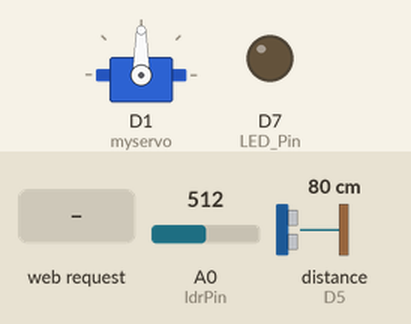
Bench run of a sketch on a simulated ESP8266 (NodeMCU). On the bench: servo, output pins drawn as LEDs (lit = HIGH). Inputs (shaded band) come from the test bench; at power-on: A0 (ldrPin) = 512, distance to the obstacle (sensor on D5) 80 cm. The echo pulse lasts 58.3 µs per cm; WiFi joins after 1.5 s; servers stay silent unless stated; uploads are accepted with an empty reply; pins used as bus, display or sensor lines are not drawn; what the sketch prints to the serial monitor is not drawn.

Above: at 0.1 s.
At 2.7 s:
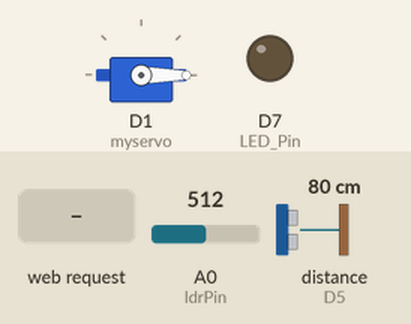
2.8 s: HTTP request GET /getValues received
At 4.0 s:
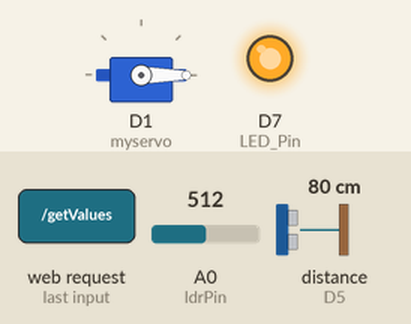
4.3 s: HTTP request GET /FeedOn received
Timing chart, 0 to 7.3 s (numbered marks = the images above; inputs shaded):
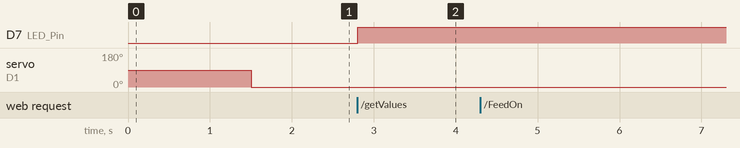

The sketch:

smart_feeder.ino
```cpp
#include <ESP8266WiFi.h>
#include <Servo.h>
#include "webPage.h"
#include <ESP8266HTTPClient.h>


char ssid[] = "Omid";
char pass[] = "oM1234567890";
WiFiServer server(80);

const char* serverAddress = "192.168.170.148";
const int serverPort = 3000;
const String apiEndpoint = "/email?to=omiddeldar.om@gmail.com&storage=";
const long intervalMail = 24 * 60 * 60 * 1000;
unsigned long previousMillis = 0;
bool sendEmail = true;
int trig = D6;
int echo = D5;
float duration, distance;
int charge;
String request = "";
int LED_Pin = 13;
const int ldrPin = A0;
int ldrValue = 0;
Servo myservo;
int manualFeed = 0;
int appFeed = 0;
int boulStatus = 0;
unsigned long previousFeed = 0;
unsigned long feedTiming = 60000;
unsigned long startTime;
int countTimer = 1;
const int interval = 1000;
void setup() {
  pinMode(LED_Pin, OUTPUT);
  myservo.attach(D1);
  Serial.begin(115200);
  Serial.println();
  Serial.println("Serial started at 115200");
  Serial.println("SMART_FEEDER_AUTOMATION");
  Serial.println();
  pinMode(trig, OUTPUT);
  pinMode(echo, INPUT);
  // Connect to a WiFi network
  Serial.print(F("Connecting to "));
  Serial.println(ssid);
  WiFi.begin(ssid, pass);

  while (WiFi.status() != WL_CONNECTED) {
    Serial.print(".");
    delay(500);
  }

  Serial.println("");
  Serial.println(F("[CONNECTED]"));
  Serial.print("[IP ");
  Serial.print(WiFi.localIP());
  Serial.println("]");
  startTime = millis();

  // start a server
  server.begin();
  Serial.println("Server started");


}  // void setup()

// send warning email for storage
void SendWarningEmail() {
  if (sendEmail) {
    sendEmail = false;
    HTTPClient http;
    String url = "http://" + String(serverAddress) + ":" + String(serverPort) + apiEndpoint + charge;
    WiFiClient client;

    http.begin(client, url);

    int httpResponseCode = http.GET();
    if (httpResponseCode > 0) {
      String payload = http.getString();
      Serial.println("HTTP Response code: " + String(httpResponseCode));
      Serial.println("Response payload: " + payload);
    } else {
      Serial.println("HTTP Request failed");
    }

    http.end();
  }
}

// measure the distance in storage
void ultrasonic() {
  digitalWrite(trig, LOW);
  delayMicroseconds(2);
  digitalWrite(trig, HIGH);
  delayMicroseconds(10);
  digitalWrite(trig, LOW);
  duration = pulseIn(echo, HIGH);
  distance = duration * 0.0343 / 2;
  charge = 100 - ((distance * 100) / 20);
  if (charge < 0) {
    charge = 0;
  }
  if (charge < 20) {
    digitalWrite(LED_Pin, HIGH);
    SendWarningEmail();
  } else {
    digitalWrite(LED_Pin, LOW);
  }
  Serial.print("distance: ");
  Serial.println(distance);
}

// check the boul status(empty or full)
void boul() {
  ldrValue = analogRead(ldrPin);
  Serial.print("ldr Value: ");
  Serial.println(ldrValue);
  if (ldrValue > 400) {
    boulStatus = 0;
  } else {
    boulStatus = 1;
  }
}

// open the gate using sg90
void feed() {
  if (boulStatus == 0) {
    if (charge != 0) {
      myservo.write(180);
      // digitalWrite(LED_Pin, HIGH);
      delay(2000);
      myservo.write(0);
      // digitalWrite(LED_Pin, LOW);
    }
  } else {
  }
}


// send data to web every 5 second
void sendValues(WiFiClient client) {
  client.print(header);
  client.print(manualFeed);
  client.print("|");
  client.print(charge);
  client.print("|");
  if (boulStatus == 0) {
    client.print("Empty!");
  } else {
    client.print("Not empty!");
  }
  client.print("|");
  client.print(appFeed);
  client.print("|");
  client.print(countTimer);
  Serial.println("data sent");
}


void loop() {

  unsigned long currentMillis = millis();
  myservo.write(0);
  unsigned long warningMillis = millis();
  //check if its 24 hours
  if (warningMillis - previousMillis >= intervalMail) {
    sendEmail = true;
  }

  // Check if its time to feed
  if (currentMillis - startTime >= interval) {
    startTime = currentMillis;


    countTimer = (countTimer % 60) + 1;
  }
  if (countTimer == 60) {

    previousFeed = currentMillis;
    ultrasonic();
    boul();
    delay(500);
    feed();
    appFeed += 1;
  }

  // Check if a client has connected
  WiFiClient client = server.available();
  if (!client) { return; }

  // Read the first line of the request
  request = client.readStringUntil('\r');

  Serial.print("request: ");
  Serial.println(request);

  // request from web
  if (request.indexOf("getValues") > 0) {
    ultrasonic();
    boul();
    sendValues(client);
  } else if (request.indexOf("FeedOn") > 0) {
    ultrasonic();
    boul();
    if (boulStatus == 0 && charge != 0) {
      manualFeed += 1;
      feed();
      countTimer = 1;
    }
    sendValues(client);

  } else {

    client.flush();
    client.print(header);
    client.print(html_1);

    delay(5);
  }


}  // void loop()
```

webpage.h
```cpp
String header = "HTTP/1.1 200 OK\r\nContent-Type: text/html\r\n\r\n";

String html_1 = R"=====(
<!DOCTYPE html>
<html>
 <head>
 <meta name='viewport' content='width=device-width, initial-scale=1.0'/>
 <meta charset='utf-8'>
 <style>
  body {font-size:140%; background-color: #374453;}
  #main {display: table; margin: auto;  padding: 10px 100px 0 100px;   border-style: solid;
  border-color: #bfc7d1;}

  canvas {margin: 0px 0px 0px 30px; background-color: #ffffff;}
  #FEED_button { padding:10px 10px 10px 10px; width:100%;  background-color: #007400; font-size: 120%;}
  h2 ,h1{text-align:center; margin: 10px 0px 10px 0px;}
  p { text-align:center; margin: 5px 0px 10px 0px; font-size: 120%;}
  #time_P { margin: 10px 0px 15px 0px;}
 </style>

<script>
   function updateTime()
  {
       var d = new Date();
       var t = "";
       t = d.toLocaleTimeString();
       document.getElementById('P_time').innerHTML = t;
  }
   function updateWeb()
  {
       ajaxLoad('getValues');
  }

   function switchFeed()
  {
       var button_text = document.getElementById("FEED_button").value;
       document.getElementById("FEED_button").value = "Feeding...";
       ajaxLoad('FeedOn');
       setTimeout(function() {
      document.getElementById("FEED_button").value = "Feed Now!";
      },2000)


  }


  function drawDial(canvasID, dialColour, startAngle, stopAngle, minVal, maxVal, dialValue)
  {
    oneDegreeInRadians = Math.PI/180;
    if (stopAngle < startAngle) { stopAngle = stopAngle + 360;}

    let arcStartAngleInRadians =  oneDegreeInRadians * (startAngle-5)  ;
    let arcStopAngleInRadians  =  oneDegreeInRadians * (stopAngle+5) ;

    var c = document.getElementById(canvasID);
    var ctx = c.getContext('2d');
    ctx.clearRect(0, 0, c.width, c.height);
    ctx.save();

    let H = c.height;
    let W = c.width;

    let arcLineWidth = W/5;
    ctx.translate(W/2, W/2);        // move coordinates 0,0 to the centre of the canvas

    // draw arc
    ctx.beginPath();
    let radius = W/2 - (arcLineWidth/2) - (W/100);
    ctx.lineWidth = arcLineWidth;
    ctx.lineCap = 'butt';
    ctx.strokeStyle = dialColour;
    ctx.arc(0, 0, radius, arcStartAngleInRadians, arcStopAngleInRadians, false);
    ctx.stroke();


    // draw centre circle
    ctx.beginPath();
    let centerCircleRadius = W/100*3.5
    ctx.strokeStyle = '#000000';
    ctx.fillStyle = '#222222';
    ctx.lineWidth = 2;
    ctx.arc(0, 0, centerCircleRadius, 0, 2 * Math.PI, true);
    ctx.stroke();
    ctx.fill();


    // draw ticks
    ctx.beginPath();
    ctx.lineWidth = 1;
    ctx.lineCap = 'butt';
    ctx.strokeStyle = '#333333';

    ctx.font = '12px Arial';
    ctx.fillStyle = '#333333';
    ctx.textAlign = 'center';
    ctx.textBaseline = 'top';

    let tickStartPoint = radius - (arcLineWidth/2) ;   // bottom of the arc
    let tickLength =  5/8 * arcLineWidth - 5;

    let labelPos = radius + (arcLineWidth/2) - 2;

    for (let angle=minVal; angle<=maxVal; angle = angle+10)
    {
      let angleInDegrees =  (angle-minVal) *  ((stopAngle - startAngle) / (maxVal - minVal)) + startAngle  ;
      let angleInRadians = angleInDegrees * oneDegreeInRadians;

      ctx.rotate(angleInRadians );
      ctx.moveTo(tickStartPoint, 0 );
      ctx.lineTo(tickStartPoint + tickLength, 0 );
      ctx.stroke();

      // draw the label at the right angle.
      // rotate the dial - 90 degree, draw the text at the new top of the dial, then rotate +90.
      // this means we use the - y axis.

      ctx.rotate(90*oneDegreeInRadians);
      ctx.fillText(angle.toString(), 0, -labelPos );
      ctx.rotate(-90*oneDegreeInRadians);

      ctx.rotate(-angleInRadians);  //  this puts the dial back where it was.
    }


    // draw the pointer

    // map the value to a degree
    let pointerAngleInDegrees =  (dialValue-minVal) *  ((stopAngle - startAngle) / (maxVal - minVal)) + startAngle  ;
    let pointerAngleInRadians = pointerAngleInDegrees * oneDegreeInRadians;

    let pointerLength = radius*0.86;
    let pointerWidth = W/100 * 2;

    ctx.beginPath();
    ctx.lineWidth = pointerWidth;
    ctx.lineCap = 'round';
    ctx.moveTo(0,0);
    ctx.rotate(pointerAngleInRadians);
    ctx.lineTo(pointerLength, 0);
    ctx.stroke();
    ctx.rotate(-pointerAngleInRadians);

    // reset the coordinates ready for next time
    ctx.restore();

  }

var ajaxRequest = null;
if (window.XMLHttpRequest)  { ajaxRequest =new XMLHttpRequest(); }
else                        { ajaxRequest =new ActiveXObject("Microsoft.XMLHTTP"); }


function ajaxLoad(ajaxURL)
{
  if(!ajaxRequest){ alert("AJAX is not supported."); return; }

  ajaxRequest.open("GET",ajaxURL,true);
  ajaxRequest.onreadystatechange = function()
  {
    if(ajaxRequest.readyState == 4 && ajaxRequest.status==200)
    {
      var ajaxResult = ajaxRequest.responseText;
      var tmpArray = ajaxResult.split("|");
      console.log(tmpArray[4])
      var d = new Date();
      var currentTime = d.toLocaleTimeString();
      var feedTime = tmpArray[4];  // in seconds
      var nextFeedSchedule = 60 - feedTime
      var previousFeed = new Date(d.getTime() - (feedTime * 1000));
      var nextFeed = new Date(d.getTime() + (nextFeedSchedule * 1000));

      // Format dates as strings
      var previousFeedString = previousFeed.toLocaleTimeString();
      var nextFeedString = nextFeed.toLocaleTimeString();
      drawDial('canvasTank', '#aaaaff', 160, 20,   0, 100, tmpArray[1]);
      document.getElementById('count').innerHTML = tmpArray[0];
      document.getElementById('dst').innerHTML = tmpArray[1];
      if( tmpArray[2] == 'Not empty!' ){
        document.getElementById("boul").style.color = "#880a0a";
      }
      else{
        document.getElementById("boul").style.color = "black";
      }
      if(tmpArray[1] < 20 ){
        document.getElementById("dst").style.color = "#880a0a";
      }
      else{
        document.getElementById("dst").style.color = "black";
      }
      document.getElementById('boul').innerHTML = tmpArray[2];
      document.getElementById('appCount').innerHTML = tmpArray[3];
      document.getElementById('fed_time').innerHTML =previousFeedString;
      document.getElementById('next_feed').innerHTML =nextFeedString;

    }
  }
  ajaxRequest.send();
}
    var myVar1 = setInterval(updateWeb, 5000);
    var myVar2 = setInterval(updateTime, 1000);


</script>

 <title>Smart Feeder</title>
</head>
<body>
 <div id='main'>
  <h1>Smart Feeder</h1>
  <input type="button" id = "FEED_button" onclick="switchFeed()" value="Feed Now!"       />


     <div id='content'>
       <h2>Time</h2>
       <p id='P_time'>-</p>
       <h2>Last fed time</h2>
       <p id='fed_time'>-</p>
       <h2>Next feed schedule</h2>
       <p id='next_feed'>-</p>
       <h2>Manual feeds</h2>
       <p> <span id='count'>-</span>  </p>
       <h2>App feeds</h2>
       <p> <span id='appCount'>-</span>  </p>
       <h2>Boul status</h2>
       <p> <span id='boul'>NA</span>  </p>
       <h2>Storage</h2>
       <canvas id='canvasTank' width='200' height='150'  style='border:1px solid #000000;' > </canvas>
       <p> <span id='dst'>NA</span> % </p>
     </div>
     </div>
</body>
</html>
)=====";
```

Measured:
- after the input at 2.8 s, D7 (LED_Pin): LOW → HIGH at once
- after the input at 4.3 s, every drawn part: stays the same
